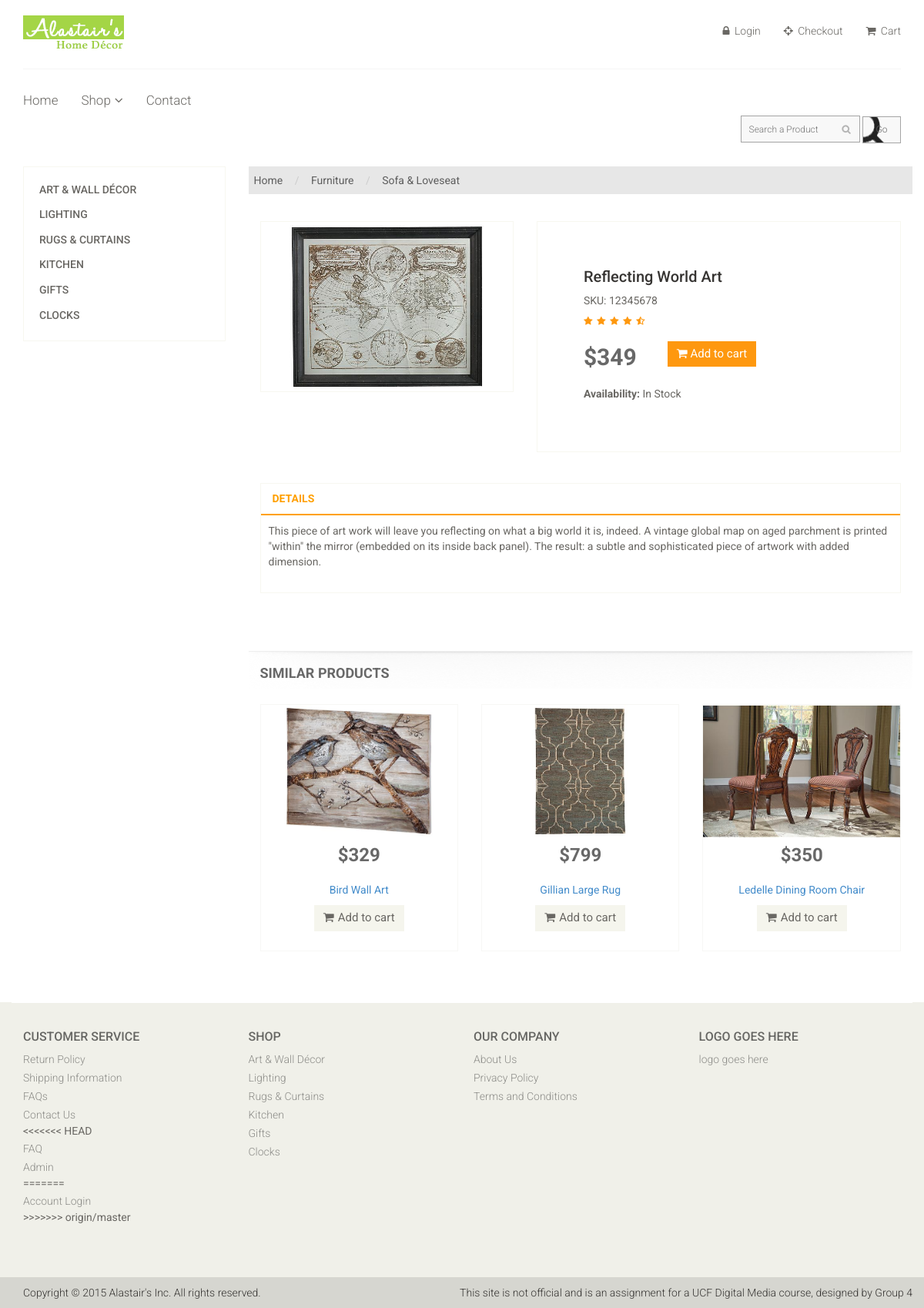
The app's page /product-details.php?view=1 with its own data.
### tables this page shows
CREATE TABLE IF NOT EXISTS `alastairsgroup_account` (
  `productID` int(10) NOT NULL,
  `productName` varchar(255) NOT NULL,
  `description` text NOT NULL,
  `category` text NOT NULL,
  `sku` int(16) NOT NULL,
  `stock` int(6) NOT NULL,
  `cost` decimal(10,0) NOT NULL,
  `price` decimal(10,0) NOT NULL,
  `image` varchar(255) NOT NULL,
  `productKeywords` text NOT NULL,
  `weight` decimal(5,0) NOT NULL,
  `measurements` varchar(75) NOT NULL
);

### product-details.php (the view)
<?php include ("includes/header.php"); ?>
		<div class="container">
			<div class="row">
				<div class="col-sm-3">
					<div class="left-sidebar">
						<div class="panel-group category-products" id="accordian">
							<div class="panel panel-default">
								<div class="panel-heading">
									<h4 class="panel-title"><a href="art-wall-decor.php">Art & Wall Décor</a></h4>
								</div>
							</div>
							<div class="panel panel-default">
								<div class="panel-heading">
									<h4 class="panel-title"><a href="lighting.php">Lighting</a>
									</h4>
								</div>
							</div>
							<div class="panel panel-default">
								<div class="panel-heading">
									<h4 class="panel-title"><a href="rugs-curtains.php">Rugs & Curtains</a></h4>
								</div>
							</div>
							<div class="panel panel-default">
								<div class="panel-heading">
									<h4 class="panel-title"><a href="kitchen.php">Kitchen</a></h4>
								</div>
							</div>
							<div class="panel panel-default">
								<div class="panel-heading">
									<h4 class="panel-title"><a href="gifts.php">Gifts</a></h4>
								</div>
							</div>
							<div class="panel panel-default">
								<div class="panel-heading">
									<h4 class="panel-title"><a href="clocks.php">Clocks</a></h4>
								</div>
							</div>
						</div>
					</div>
				</div>
				<div class="col-sm-9 padding-right">
					<div class="breadcrumbs">
						<ol class="breadcrumb">
							<li><a href="#">Home</a></li>
							<li><a href="#">Furniture</a></li>
							<li class="breadcrumbs-active"><a href="#">Sofa & Loveseat</a></li>
						</ol>
					</div>
                    <?php
                    $proId = $_GET["view"];
                    $proId = htmlspecialchars($proId);
                    $query=mysql_query("select * from alastairsgroup_account where productID='".mysql_real_escape_string($proId)."'");
                    while($results=mysql_fetch_array($query))
					{
                    ?>
					<div class="product-details">
						<div class="col-sm-5">
							<div class="view-product">
                                <img src="<?php echo $results['image'];?>" alt="<?php echo $results['productName'];?>" />
							</div>
						</div>
						<div class="col-sm-7">
							<div class="product-information">
								<h2><?php echo $results['productName'];?></h2>
								<p>SKU: <?php echo $results['sku'];?></p>
								<img src="img/product-details/rating.png" alt="Rating" /> <br />
								<span>
									<span>$<?php echo $results['price'];?></span>
									<a href="cart.php?prod=<?php echo $results['productID']; ?>" class="btn btn-fefault cart"><i class="fa fa-shopping-cart"> </i> Add to cart</a>
								</span>
								<p><b>Availability:</b> In Stock</p>
							</div>
						</div>
					</div>
					<div class="category-tab shop-details-tab">
						<div class="col-sm-12">
							<ul class="nav nav-tabs">
								<li><a href="#details" data-toggle="tab">Details</a></li>
							</ul>
							<p class="descr"><?php echo $results['description'];?></p>
						</div>
					</div>
					<?php } ?>
					<hr />
					<div class="recommended_items">
						<h2 class="title">Similar Products</h2>
						<div id="recommended-item-carousel" class="carousel slide" data-ride="carousel">
							<div class="carousel-inner">
								<div class="item active">
									<?php
									$query=mysql_query("select * from alastairsgroup_account order by rand() limit 3");
			                        while($results=mysql_fetch_array($query))
									{
									?>
									<div class="col-sm-4">
										<div class="product-image-wrapper">
											<div class="single-products">
												<div class="productinfo text-center">
			                                    	<a href="product-details.php?view=<?php echo $results['productID']; ?>"><img src="<?php echo $results['image'];?>" alt="Product" /></a>
			                                    	<h2>$<?php echo $results['price'];?></h2>
													<p><a href="product-details.php?view=<?php echo $results['productID']; ?>"><?php echo $results['productName'];?></a></p>
			                                    <a href="#" class="btn btn-default add-to-cart"><i class="fa fa-shopping-cart"></i>Add to cart</a>
												</div>
											</div>
										</div>
									</div>
									<?php } ?>
								</div>
							</div>
						</div>
					</div>
				</div>
			</div>
		</div>
<?php include ("includes/footer.php"); ?>

### records on screen
alastairsgroup_account: image (picture), productName "Reflecting World Art", sku "12345678", price "349", description "This piece of art work will leave you reflecting on what a big world it is, indeed. A vintage global map on aged parchment is printed \"within\" the mirror (embedded on its inside back panel). The result: a subtle and sophisticated piece of artwork with added dimension."
alastairsgroup_account: image (picture), price "329", productName "Bird Wall Art"
alastairsgroup_account: image (picture), price "799", productName "Gillian Large Rug"
alastairsgroup_account: image (picture), price "350", productName "Ledelle Dining Room Chair"
